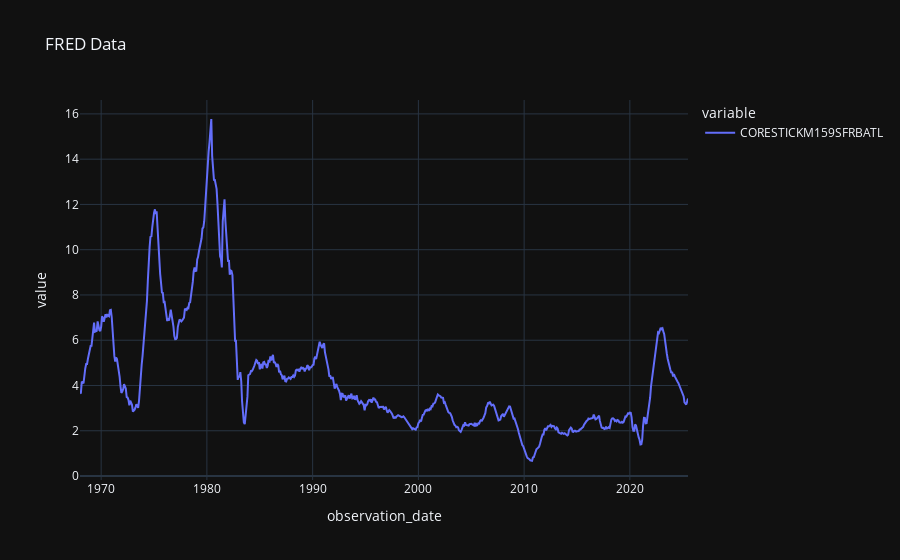

The code cell stored with this chart in its notebook:
### Code cell


### Figure 1 — Plotly figure (JSON) as saved in the notebook; plotly's stock layout.template omitted (floating-point values rounded to 4 significant figures; data arrays with more than 128 entries replaced by an {"elided": "..."} marker saying what was removed)
{"data": [{"hovertemplate": "variable=CORESTICKM159SFRBATL<br>observation_date=%{x}<br>value=%{y}<extra></extra>", "legendgroup": "CORESTICKM159SFRBATL", "line": {"color": "#636efa", "dash": "solid"}, "marker": {"symbol": "circle"}, "mode": "lines", "name": "CORESTICKM159SFRBATL", "orientation": "v", "showlegend": true, "type": "scatter", "x": {"elided": "691 str values"}, "xaxis": "x", "y": {"elided": "691 float values"}, "yaxis": "y"}], "layout": {"legend": {"title": {"text": "variable"}, "tracegroupgap": 0}, "title": {"text": "FRED Data"}, "xaxis": {"anchor": "y", "domain": [0, 1], "title": {"text": "observation_date"}}, "yaxis": {"anchor": "x", "domain": [0, 1], "title": {"text": "value"}}}}
